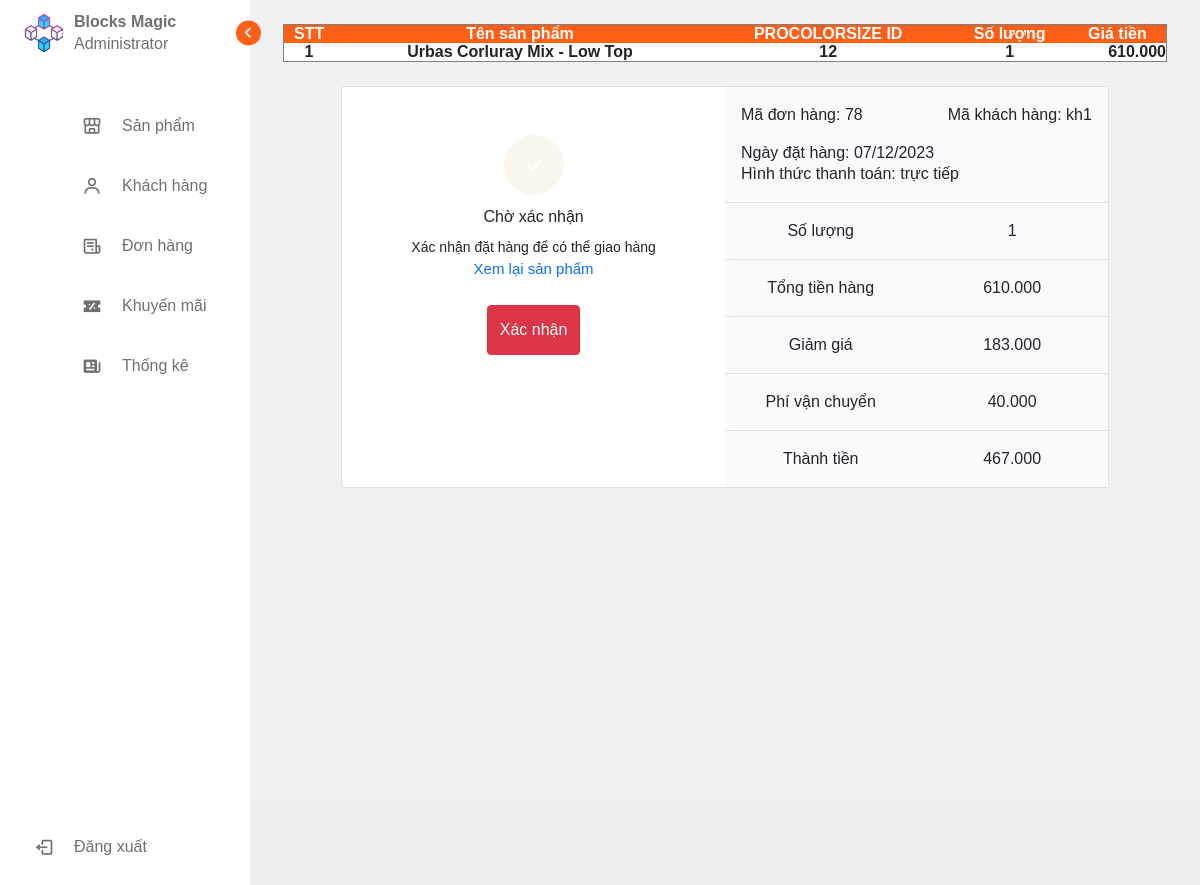
Screenshot of /admin_pages1/page/orders/order_detail.php?thanhtoanid=78 with the database file from the repository.
### tables this page shows
CREATE TABLE `thanhtoan` (
  `thanhtoanid` int(11) NOT NULL,
  `khachhangid` varchar(20) NOT NULL,
  `ngayorder` date NOT NULL DEFAULT current_timestamp(),
  `magiamgiaid` varchar(20) NOT NULL,
  `tongtien` int(20) NOT NULL,
  `hinhthucthanhtoan` varchar(255) NOT NULL,
  `tienhang` int(11) NOT NULL,
  `phiship` int(11) NOT NULL,
  `trangthai` varchar(200) NOT NULL
);

CREATE TABLE `magiamgia` (
  `magiamgiaid` varchar(20) NOT NULL,
  `codemagiamgia` varchar(255) NOT NULL,
  `giatrigiam` float NOT NULL,
  `ngaybd` datetime DEFAULT NULL,
  `ngaykt` datetime DEFAULT NULL,
  `soluong` int(11) DEFAULT NULL
);

### admin_pages1/page/orders/order_detail.php (the view, shortened to what this page needs)
<?php
include('../../navigation/menu_navigation.php');
include('../../../config/config.php');
?>
<!DOCTYPE html>
<html lang="en">
<head>
    <link rel="stylesheet" href="../dashboard/admin_dashboard.css">
    <link href='https://unpkg.com/boxicons@2.1.4/css/boxicons.min.css' rel='stylesheet'>
    <link rel="stylesheet" href="https://cdnjs.cloudflare.com/ajax/libs/font-awesome/6.5.1/css/all.min.css" />
    <link rel="stylesheet" href="https://cdn.jsdelivr.net/npm/bootstrap@5.0.0-alpha1/dist/css/bootstrap.min.css">
</head>
<body>
    <?php
    $sql = "SELECT khachhangid, thanhtoanid, ngayorder, hinhthucthanhtoan, tongtien, giatrigiam  , trangthai,phiship,tienhang
                        FROM thanhtoan
                        LEFT JOIN magiamgia ON thanhtoan.magiamgiaid = magiamgia.magiamgiaid
                        WHERE thanhtoanid = '$_GET[thanhtoanid]'; ";
    $rs = $mysqli->query($sql);
    $row = $rs->fetch_row();
    ?>
    <section class="section_orderdetail">
        <div class="container cart mt-4 mb-4">
            <div class="row justify-content-center">
                <table class="order_detail_list" border="1" style="border-collapse:collapse;width:884px">
                    <thead>
                        <th>STT</th>
                        <th>Tên sản phẩm</th>
                        <th>PROCOLORSIZE ID</th>
                        <th>Số lượng</th>
                        <th>Giá tiền</th>
                    </thead>
                    <tbody>
                        <?php
                        $sql1 = "SELECT tensp, thanhtoanct.productcolorsizeid, soluong, giasp
                            FROM thanhtoanct, productcolor, sanpham , procolorsize
                            WHERE thanhtoanct.productcolorsizeid = procolorsize.procolorsizeid and productcolor.productid = sanpham.sanphamid and procolorsize.procolorid = productcolor.productcolorid and thanhtoanid = '$_GET[thanhtoanid]'; ";
                        $rs1 = $mysqli->query($sql1);
                        $stt = 0;
                        $sl = 0;
                        while ($row1 = $rs1->fetch_row()) {
                            $stt += 1;
                            $giatiensanpham = (int)$row1[2] * (int)$row1[3];
                            $sl += $row1[2];
                        ?>
                            <tr>
                                <td id="id_order_detail_list_ordnumber" name="id_order_detail_list_ordnumber"><?php echo $stt ?></td>
                                <td id="id_order_detail_list_tensanpham" name="id_order_detail_list_tensanpham"><?php echo $row1[0] ?></td>
                                <td id="id_order_detail_list_procolorsizeid" name="id_order_detail_list_procolorsizeid"><?php echo $row1[1] ?></td>
                                <td id="id_order_detail_list_soluongsanpham" name="id_order_detail_list_soluongsanpham"><?php echo $row1[2] ?></td>
                                <td id="id_order_detail_list_giatiensanpham" name="id_order_detail_list_giatiensanpham"><?php echo number_format($giatiensanpham, 0, '', '.')  ?></td>
                            </tr>
                        <?php
                        }
                        ?>
                    </tbody>
                </table>
            </div>
            <br>
            <div class="row d-flex cart justify-content-center">
                <div class="col-md-10">
                    <div class="card">
                        <div class="row g-0">
                            <div class="col-md-6 border-right p-5">
                                <div class="text-center order-details">
                                    <div class="d-flex justify-content-center mb-5 flex-column align-items-center">
                                        <?php
                                        $trangthai = $row[6];
                                        if ($trangthai == "Đã xác nhận") {
                                            echo '<span class="check1 "><i class="fa fa-check"></i></span>';
                                            echo '<span class="font-weight-bold">Đã xác nhận</span>';
                                        } else if ($trangthai == "Chờ xác nhận") {
                                            echo '<span class="check1" style="background-color: #FBF6EE"><i class="fa fa-check"></i></span>
      <span class="font-weight-bold">Chờ xác nhận</span>
      <small class="mt-2">Xác nhận đặt hàng để có thể giao hàng</small>';
                                        ?>
                                            <a href="../products/products_management.php" class="text-decoration-none invoice-link">Xem lại sản phẩm</a>
                                        <?php
                                            echo '<br>
      <button class="btn btn-danger btn-block order-button" id="btnXac_Nhan">Xác nhận</button>';
                                        }
                                        ?>
                                    </div>
                                </div>
                            </div>
                            <div class="col-md-6 background-muted">
                                <div class="p-3 border-bottom">
                                    <div class="d-flex justify-content-between align-items-center">
                                        <span>Mã đơn hàng: <?php echo $row[1] ?></span>
                                        <span>Mã khách hàng: <?php echo $row[0] ?></span>
                                    </div>
                                    <div class="mt-3">
                                        <h6 class="mb-0">Ngày đặt hàng: <?php echo date('d/m/Y', strtotime($row[2])); ?></h6>
                                        <span class="d-block mb-0">Hình thức thanh toán: <?php echo $row[3] ?></span>
                                    </div>
                                </div>
                                <div class="row g-0 border-bottom">
                                    <div class="col-md-6 border-right">
                                        <div class="p-3 d-flex justify-content-center align-items-center"> <span>Số lượng</span> </div>
                                    </div>
                                    <div class="col-md-6">
                                        <div class="p-3 d-flex justify-content-center align-items-center"> <span><?php echo $sl ?></span> </div>
                                    </div>
                                </div>
                                <div class="row g-0 border-bottom">
                                    <div class="col-md-6">
                                        <div class="p-3 d-flex justify-content-center align-items-center"> <span>Tổng tiền hàng</span> </div>
                                    </div>
                                    <div class="col-md-6">
                                        <div class="p-3 d-flex justify-content-center align-items-center"> <span><?php echo number_format($row[8], 0, '', '.')  ?></span> </div>
                                    </div>
                                </div>
                                <div class="row g-0 border-bottom">
                                    <div class="col-md-6">
                                        <div class="p-3 d-flex justify-content-center align-items-center"> <span>Giảm giá</span> </div>
                                    </div>
                                    <div class="col-md-6">
                                        <div class="p-3 d-flex justify-content-center align-items-center"> <span><?php $sotiengiam = $row[8] * $row[5];
                                                                                                                    echo number_format($sotiengiam, 0, '', '.')  ?></span> </div>
                                    </div>
                                </div>
                                <div class="row g-0 border-bottom">
                                    <div class="col-md-6">
                                        <div class="p-3 d-flex justify-content-center align-items-center"> <span>Phí vận chuyển</span> </div>
                                    </div>
                                    <div class="col-md-6">
                                        <div class="p-3 d-flex justify-content-center align-items-center"> <span><?php echo number_format($row[7], 0, '', '.')  ?></span> </div>
                                    </div>
                                </div>
                                <div class="row g-0">
                                    <div class="col-md-6">
                                        <div class="p-3 d-flex justify-content-center align-items-center"> <span class="font-weight-bold">Thành tiền</span> </div>
                                    </div>
                                    <div class="col-md-6">
                                        <div class="p-3 d-flex justify-content-center align-items-center"> <span class="font-weight-bold"><?php echo number_format($row[4], 0, '', '.')  ?></span> </div>
                                    </div>
                                </div>
                            </div>
                        </div>
                    </div>
                </div>
            </div>
        </div>
    </section>
</body>
</html>

### admin_pages1/page/dashboard/admin_dashboard.css (style rules this page uses)
* { font-family: Arial, Helvetica, sans-serif; margin: 0; padding: 0; box-sizing: border-box; }
:root { --body-color: #f1f1f1; --sidebar-color: #fff; --primary-color: #ff5f17; --primary-color-light: #f6f5ff; --toggle-color: #ddd; --text-color: #707070; --tran-02: all 0.2s ease; --tran-03: all 0.3s ease; --tran-04: all 0.4s ease; --tran-05: all 0.5s ease; }
body { height: 100vh; background: var(--body-color); transition: var(--tran-05); }

### admin_pages1/page/orders/order_detail.php (style rules this page uses)
body { background-color: #eee; font-family: "Poppins", sans-serif; font-weight: 300 }
.cart { height: 100vh }
.check1 { display: flex; background-color: #63d19e; color: #fff; font-size: 17px; width: 60px; height: 60px; align-items: center; justify-content: center; border-radius: 50%; margin-bottom: 10px }
.invoice-link { font-size: 15px }
.order-button { height: 50px }
.background-muted { background-color: #fafafc }
.section_orderdetail { position: relative; left: 250px; height: 100vh; width: calc(100% - 250px); background: var(--body-color); transition: var(--tran-05); }
.section_orderdetail { display: flex; align-items: stretch; }
.order_detail_list tr th { background-color: #ff5f17; color: white; text-align: center; }
.order_detail_list tr td { background-color: white; font-weight: bold; text-align: center; }
#id_order_detail_list_ordnumber, #id_order_detail_list_tensanpham, #id_order_detail_list_procolorsizeid, #id_order_detail_list_soluongsanpham { text-align: center; }
#id_order_detail_list_giatiensanpham, #id_order_detail_list_tongtienhang, #id_order_detail_list_tongtienhang_display, #id_order_detail_list_phivanchuyen, #id_order_detail_list_phivanchuyen_display, #id_order_detail_list_thanhtien, #id_order_detail_list_thanhtien_display, #id_order_detail_list_magiamgia, #id_order_detail_list_magiamgia_display { text-align: right; }

### rows the page displays
thanhtoan: thanhtoanid "78", khachhangid "kh1", ngayorder "07/12/2023", hinhthucthanhtoan "trực tiếp", tienhang "610.000", tienhang.giatrigiam "183.000", phiship "40.000", tongtien "467.000"

### other values shown
$row1[0] "Urbas Corluray Mix - Low Top"
$row1[1] "12"
$row1[2] "1"
$giatiensanpham "610.000"
$sl "1"
